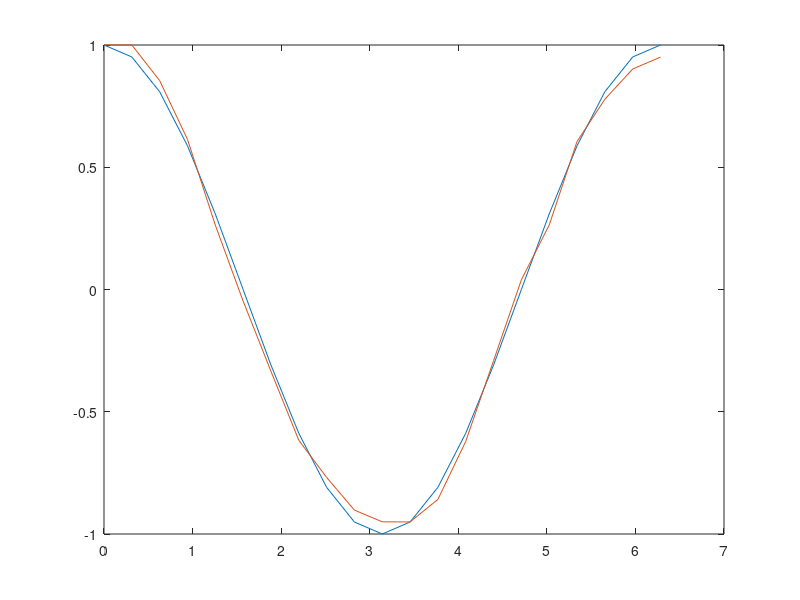

Here is the MATLAB script that generated this plot:
%y = cosu	0<= u <=2*pi

w1 = 1
b1 = 0.01
w2 = [1, 2, 3]
b2 = [0.01, 0.02, 0.03]
w3 = [3, 6, 9]
b3 = 0.03
z1 = [];
z = [];
output = [];
input = [];
desiredOp = [];

learning_rate = 0.1

function f = g(s)
	f= (1-exp(-2*s)) / (1+ exp(-2*s));
end

function f1 = g1(s)
	f1 = (4 * exp(-2*s)) / ( 1+ exp(-2*s))^2;
end

% Random Number Gen for Group1
%it generates random value between 0 and 2pi
function wq = randomGen()
        N = 1;
        lower = 0;
        upper = 8;
        interval = lower:upper;
        permuted = interval (randperm (length (interval)));
        wq = permuted (1:N)*rand(1);
        if wq > 6.28
            wq = wq* rand(1);
        endif
end



count = 0;

u = 0;
dataCount = 0;

while(dataCount < 21)

	u = dataCount * ((2 * pi) / 20)
	target = cos(u)
	error = 1;
	
	while ( error > 0.05 || error < - 0.05 )

		% input layer
		v1 = w1 * u + b1;
		v = g(v1);

		%hidden layer
		k = 1;
		while (k <= 3)
			z1(k) = w2(k) * v + b2(k);
			z(k) = g(z1(k));
			k++;
		end

		%output layer
		x = 1;
		y1 = 0;
		while ( x <= 3)
			y1 += w3(x) * z(x) + b3;
			x++;
		end

		y = g(y1);

		%% update weights value in output/ input and hidden layer
		b1_t = 0;	
		w1_t = 0;
		t = 1;
		
		error = y - target;
		while (t <= 3)
		  
		  b3 = b3 - (learning_rate * error * g1(y1));
		  
		  %changed y to y1
		  w3(t) = w3(t) - learning_rate * error * g1(y1)* z(t);

			%weight in the hidden layer:
			%Changed y to y1
		 b2(t) = b2(t) - (learning_rate * error * g1(y) * w3(t) * g1(z1(t)));
			
			%Changed y to y1
			c = g1(y1) * w3(t)* g1(z1(t));
			w2(t) = w2(t) - learning_rate * error * c * v;

			%weight in the input layer:
		  b1_t += c * w2(t) * g1(v1);
			w1_t += c * w2(t) * g1(v1) * u;
			t++;
		end

		w1 = w1 - learning_rate * error * w1_t;
		b1 = b1 - learning_rate * error * b1_t;
		count++;
	end
	
	Final_error = error
	Final_output = y
	No_Of_Iterations = count
	
	dataCount++;
	
	output(dataCount) = y;
	input(dataCount) = u;
	desiredOp(dataCount) = target;
	
	count = 0;
	
end

plot(input, desiredOp, input, output);